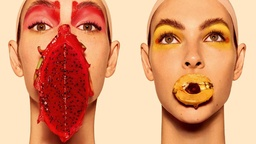
#> input picture img1.jpg, 256 x 144 px, shrunk from 1200 x 673 before the run
$ python filters_hw1.py
#> lines starting #> are read from the running program, lines starting #| are printed output that depends on the picture; after the words box and inside, x2 and y2 are one past the last pixel; in counts of white or black regions, pixels touching at a corner belong together
#Javier Enriquez Mendoza
#Proceso Digital de Imagenes
#Tarea 1

import numpy as np
# from scipy import misc
import matplotlib.pyplot as plt
from PIL import Image

image = Image.open('img1.jpg')
#> image is the input picture: PIL image 256x144 RGB; mean R, G, B 221.2, 152.3, 114.6
pixels = np.array(image)

#ESCALA DE GRISES
def grayScale(image):
	img = image.copy()
	rangeI = range(len(img))
	rangeJ =range (len(img[0]))
	for i in rangeI:
		for j in rangeJ:
			val = np.sum(img[i,j]) / 3
			img[i,j] = [val, val, val]
#> this loop made 144 passes
	return img

#ROJO
def red(image):
	img = image.copy()
	for i in range(len(img)):
		for j in range (len(img[i])):
			img[i,j] = [img[i,j][0], 0, 0]
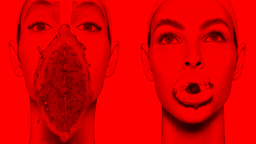
#> img: shape (144, 256, 3); mean R, G, B 221.2, 0, 0
	return img

#VERDE
def green(image):
	img = image.copy()
	for i in range(len(img)):
		for j in range (len(img[i])):
			img[i,j] = [0, img[i,j][1], 0]
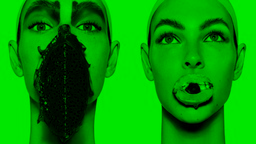
#> img: shape (144, 256, 3); mean R, G, B 0, 152.3, 0
	return img
#AZUL

def blue(image):
	img = image.copy()
	for i in range(len(img)):
		for j in range (len(img[i])):
			img[i,j] = [0, 0, img[i,j][2]]
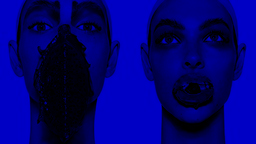
#> img: shape (144, 256, 3); mean R, G, B 0, 0, 114.6
	return img

#INVERSO
def inverse(image):
	img = image.copy()
	for i in range(len(img)):
		for j in range (len(img[i])):
			rgb = img[i,j]
			img[i,j] = [255-rgb[0], 255-rgb[1], 255-rgb[2]]
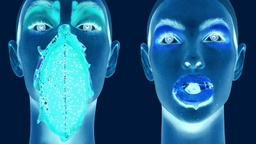
#> img: shape (144, 256, 3); mean R, G, B 33.8, 102.7, 140.4
	return img

#RGB
def componenteRGB(image, r, g, b):
#> called with r = 200, g = 100, b = 0
	img = image.copy()
	for i in range(len(img)):
		for j in range (len(img[i])):
			img[i,j] = componentRGBPixel(img[i,j], r, g, b)
#> this loop made 144 passes
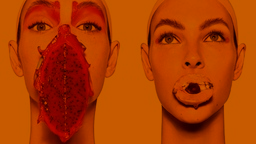
#> img: shape (144, 256, 3); mean R, G, B 173.2, 59.2, 0
	return img


def componentRGBPixel(rgb, r, g, b):
	if r != 0:
		new_r = (rgb[0]/ 255) * r
	else:
		new_r = 0
	if g != 0:
		new_g = (rgb[1]/ 255) * g
	else:
		new_g = 0
	if b != 0:
		new_b = (rgb[2]/ 255) * b
	else:
		new_b = 0
	return [new_r, new_g, new_b]

def highContrast(image):
	img = image.copy()
	img = grayScale(img)
#> the loop in grayScale (call 2), `for i in rangeI:` made 144 passes
	for i in range(len(img)):
		for j in range(len(img[i])):
			rgb = img[i,j]
			img[i,j] = [255, 255, 255] if rgb[0] > 125 else [0,0,0]
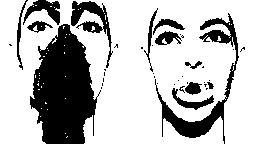
#> img: shape (144, 256, 3); 73% white; 39 black regions (26 under 20 px), largest, box (x1, y1, x2, y2) and area: (30, 24, 101, 144) 5458, (155, 13, 239, 144) 1832, (71, 1, 113, 68) 781
	return img

def mosaic(image, pixelSize):
#> called with pixelSize = 35
	img = image.copy()
	img = img.resize((int(img.size[0]/pixelSize), int(img.size[1]/pixelSize)), Image.NEAREST)
	img = img.resize((img.size[0]*pixelSize, img.size[1]*pixelSize), Image.NEAREST)
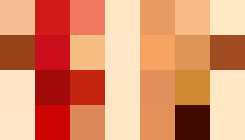
#> img: PIL image 245x140 RGB; mean R, G, B 221.4, 144.2, 108.3
	return img

#def mosaic(img):
#	for i in range(len(img)):
#		for j in range(len(img[i]))

plt.imshow(grayScale(pixels))
plt.show()

plt.imshow(red(pixels))
plt.show()

plt.imshow(green(pixels))
plt.show()

plt.imshow(blue(pixels))
plt.show()

plt.imshow(inverse(pixels))
plt.show()

plt.imshow(componenteRGB(pixels, 200,100,0))
plt.show()

plt.imshow(highContrast(pixels))
plt.show()

plt.imshow(mosaic(image, 35))
plt.show()
